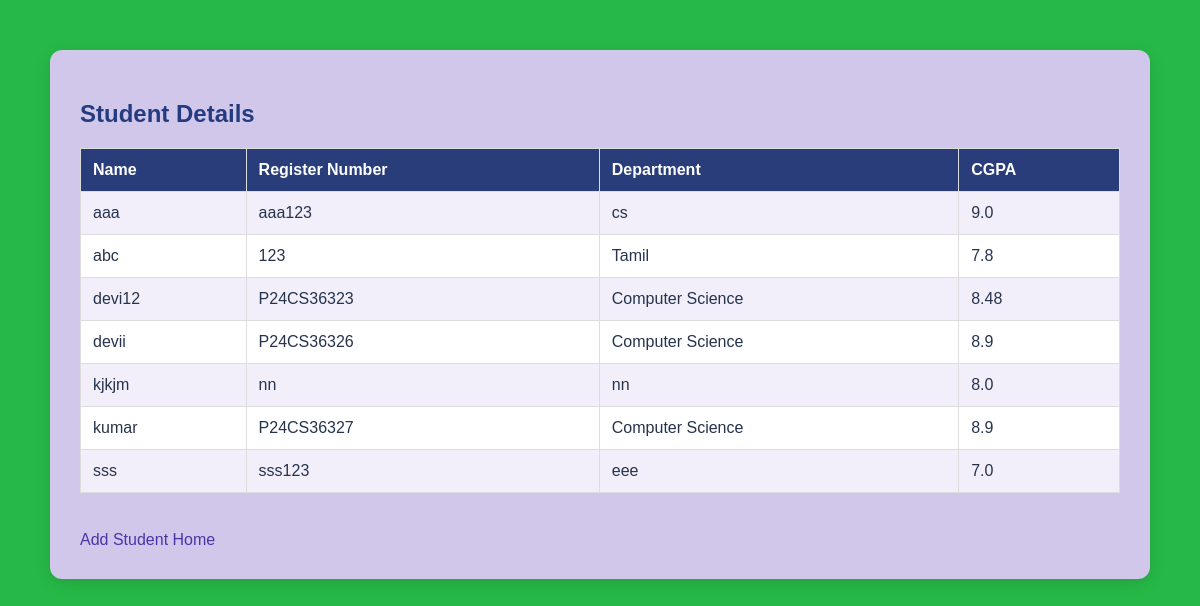
The page /students/ on the database its author committed.
### placements/models.py (models this page shows, shortened)
class Student(models.Model):
    user = models.OneToOneField(
        User,
        on_delete=models.CASCADE,
        null=True,
        blank=True,
        related_name='student_profile'
    )
    name = models.CharField(max_length=100)
    register_number = models.CharField(
        max_length=20,
        unique=True
    )
    department = models.CharField(max_length=50)
    cgpa = models.FloatField()

### placements/views.py (the view)
# urls.py: path('students/', views.view_students, name='view_students'),
def view_students(request):
    students = Student.objects.all().order_by('name')
    return render(request, 'placements/students.html', {
        'students': students
    })

### placements/templates/placements/students.html (shortened to what this page needs)
{% load static %}
<html>
<head>
    <link rel="stylesheet" href="{% static 'placements/style.css' %}">
</head>
<body>
    <div class="container">
        <h2>Student Details</h2>
        <table>
            <tr>
                <th>Name</th>
                <th>Register Number</th>
                <th>Department</th>
                <th>CGPA</th>
            </tr>
            {% for student in students %}
            <tr>
                <td>{{ student.name }}</td>
                <td>{{ student.register_number }}</td>
                <td>{{ student.department }}</td>
                <td>{{ student.cgpa }}</td>
            </tr>
            {% empty %}
            <tr>
                <td colspan="4">No students added yet.</td>
            </tr>
            {% endfor %}
        </table>
        <br>
        <a href="/add-student/">Add Student</a>
        <a href="/">Home</a>
    </div>
</body>
</html>

### placements/static/placements/style.css (style rules this page uses)
* { box-sizing: border-box; }
body { margin: 0; padding: 25px; font-family: Arial, sans-serif; color: #26334d; background: #27b947; min-height: 100vh; }
.container { width: 100%; max-width: 1100px; margin: 25px auto; padding: 30px; background: #d1c7eb; border-radius: 12px; box-shadow: 0 4px 15px #00000020; }
h1, h2, h3 { color: #253b80; }
a { color: #4935a8; text-decoration: none; }
table { width: 100%; margin: 20px 0; border-collapse: collapse; background: white; }
th, td { padding: 12px; border: 1px solid #ddd; text-align: left; }
th { color: white; background: #293d7a; }
tr:nth-child(even) { background: #f2effb; }

### rows shown on the page
Student: name "aaa", register_number "aaa123", department "cs", cgpa "9.0"
Student: name "abc", register_number "123", department "Tamil", cgpa "7.8"
Student: name "devi12", register_number "P24CS36323", department "Computer Science", cgpa "8.48"
Student: name "devii", register_number "P24CS36326", department "Computer Science", cgpa "8.9"
Student: name "kjkjm", register_number "nn", department "nn", cgpa "8.0"
Student: name "kumar", register_number "P24CS36327", department "Computer Science", cgpa "8.9"
Student: name "sss", register_number "sss123", department "eee", cgpa "7.0"
